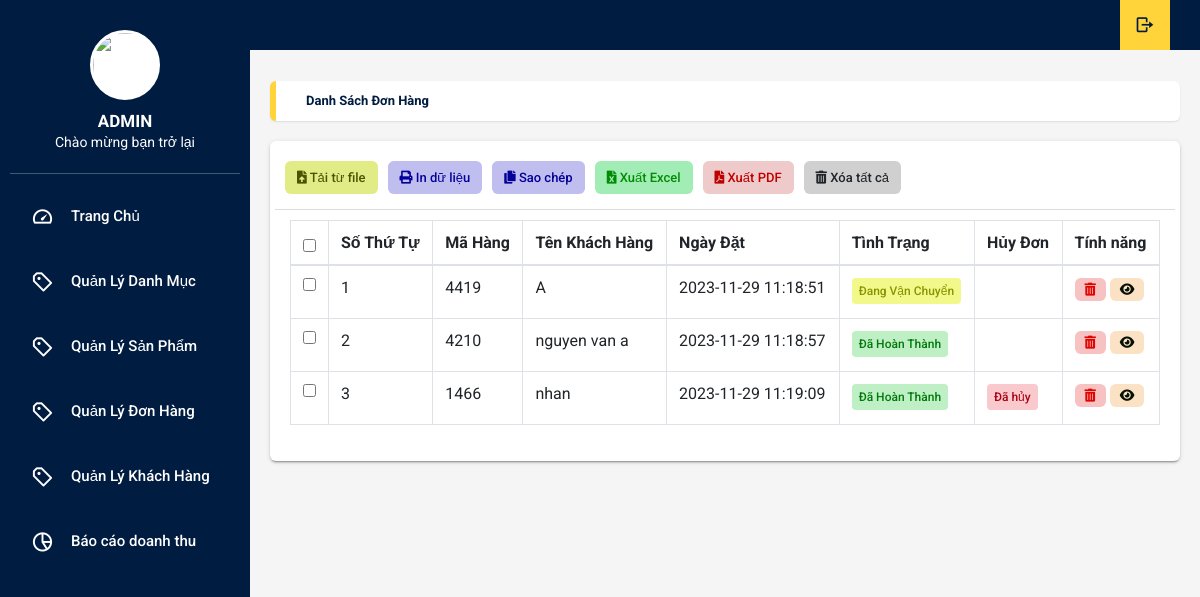
Page /admin/xulydonhang.php on the committed database.
### tables this page shows
CREATE TABLE `tbl_donhang` (
  `donhang_id` int(11) NOT NULL,
  `sanpham_id` int(11) NOT NULL,
  `soluong` int(11) NOT NULL,
  `mahang` varchar(50) NOT NULL,
  `khachhang_id` int(11) NOT NULL,
  `ngaythang` timestamp NOT NULL DEFAULT current_timestamp() ON UPDATE current_timestamp(),
  `tinhtrang` int(11) NOT NULL DEFAULT 0,
  `huydon` int(11) NOT NULL DEFAULT 0
);

CREATE TABLE `tbl_khachhang` (
  `khachhang_id` int(11) NOT NULL,
  `name` varchar(100) NOT NULL,
  `phone` varchar(50) NOT NULL,
  `address` varchar(200) NOT NULL,
  `note` text NOT NULL,
  `email` varchar(100) NOT NULL,
  `password` varchar(100) NOT NULL,
  `giaohang` int(11) NOT NULL
);

### admin/xulydonhang.php (the view, shortened to what this page needs)
<?php
include('../db/connect.php');
?>
<!DOCTYPE html>
<html lang="en">
<head>
    <link rel="stylesheet" type="text/css" href="css/main.css">
    <link rel="stylesheet" href="https://cdn.jsdelivr.net/npm/boxicons@latest/css/boxicons.min.css">
    <link rel="stylesheet" href="https://unpkg.com/boxicons@latest/css/boxicons.min.css">
    <link rel="stylesheet" type="text/css"
        href="https://cdnjs.cloudflare.com/ajax/libs/font-awesome/6.4.2/css/all.min.css">
    <link rel="stylesheet" href="https://use.fontawesome.com/releases/v5.8.2/css/all.css">
    <link rel="stylesheet" href="https://cdnjs.cloudflare.com/ajax/libs/jquery-confirm/3.3.2/jquery-confirm.min.css">
</head>
<body onload="time()" class="app sidebar-mini rtl">
    <header class="app-header">
        <ul class="app-nav">
            <li><a class="app-nav__item" href="?login=dangxuat"><i class='bx bx-log-out bx-rotate-180'></i> </a>
            </li>
        </ul>
    </header>
    <?php
    include('sidebar.php');
    ?>
    <main class="app-content">
        <div class="app-title">
            <ul class="app-breadcrumb breadcrumb side">
                <li class="breadcrumb-item active"><a href="#"><b>Danh sách đơn hàng</b></a></li>
            </ul>
        </div>
        <div class="row">
            <div class="col-md-12">
                <div class="tile">
                    <div class="tile-body">
                        <div class="row element-button">
                            <div class="col-sm-2">
                                <a class="btn btn-delete btn-sm nhap-tu-file" type="button" title="Nhập"
                                    onclick="myFunction(this)"><i class="fas fa-file-upload"></i> Tải từ file</a>
                            </div>
                            <div class="col-sm-2">
                                <a class="btn btn-delete btn-sm print-file" type="button" title="In"
                                    onclick="myApp.printTable()"><i class="fas fa-print"></i> In dữ liệu</a>
                            </div>
                            <div class="col-sm-2">
                                <a class="btn btn-delete btn-sm print-file js-textareacopybtn" type="button"
                                    title="Sao chép"><i class="fas fa-copy"></i> Sao chép</a>
                            </div>
                            <div class="col-sm-2">
                                <a class="btn btn-excel btn-sm" href="" title="In"><i class="fas fa-file-excel"></i>
                                    Xuất Excel</a>
                            </div>
                            <div class="col-sm-2">
                                <a class="btn btn-delete btn-sm pdf-file" type="button" title="In"
                                    onclick="myFunction(this)"><i class="fas fa-file-pdf"></i> Xuất PDF</a>
                            </div>
                            <div class="col-sm-2">
                                <a class="btn btn-delete btn-sm" type="button" title="Xóa" onclick="myFunction(this)"><i
                                        class="fas fa-trash-alt"></i> Xóa tất cả </a>
                            </div>
                        </div>
                        <?php
                        $sql_select = mysqli_query($con, "SELECT *FROM tbl_sanpham,tbl_khachhang,tbl_donhang WHERE tbl_donhang.sanpham_id=tbl_sanpham.sanpham_id
                        AND tbl_donhang.khachhang_id=tbl_khachhang.khachhang_id  GROUP BY mahang DESC");
                        ?>
                        <table class="table table-hover table-bordered" id="sampleTable">
                            <thead>
                                <tr>
                                    <th width="10"><input type="checkbox" id="all"></th>
                                    <th>Số Thứ Tự</th>
                                    <th>Mã Hàng</th>
                                    <th>Tên Khách Hàng</th>
                                    <th>Ngày Đặt</th>
                                    <th>Tình Trạng</th>
                                    <th>Hủy Đơn</th>
                                    <th>Tính năng</th>
                                </tr>
                            </thead>
                            <tbody>
                                <?php
                                $i = 0;
                                while ($row_donhang = mysqli_fetch_array($sql_select)) {
                                    $i++;
                                    ?>
                                    <tr>
                                        <td width="10"><input type="checkbox" name="danhmuc" value="1"></td>
                                        <td>
                                            <?php echo $i ?>
                                        </td>
                                        <td>
                                            <?php echo $row_donhang['mahang'] ?>
                                        </td>
                                        <td>
                                            <?php echo $row_donhang['name'] ?>
                                        </td>
                                        <td>
                                            <?php echo $row_donhang['ngaythang'] ?>
                                        </td>
                                        <td>
                                           <?php
                                            if($row_donhang['tinhtrang']==0)
                                            {
                                               echo '<span class="badge bg-info">Chờ xử lý</span>';
                                            }elseif($row_donhang['tinhtrang']==1)
                                            {
                                                echo '<span class="badge bg-warning">Đang Vận Chuyển</span>';
                                            }elseif($row_donhang['tinhtrang']==2)
                                            {
                                                echo '<span class="badge bg-success">Đã Hoàn Thành</span>';
                                            }
                                           ?>
                                        </td>
                                        <td>
                                            <?php
                                            if($row_donhang['huydon']==0)
                                            {
                                            }elseif($row_donhang['huydon']==1)
                                            {
                                                echo '<a href="xulydonhang.php?quanly=xemdonhang&mahang='.$row_donhang['mahang'].'&xacnhanhuy=2">
                                                <span class="badge bg-danger">Xác nhận hủy</span></a>';
                                            }else{
                                                echo ' <span class="badge bg-danger">Đã hủy</span></a>';
                                            }
                                            ?>
                                        </td>
                                        <td>
                                            <a class="btn btn-primary btn-sm trash" type="button" title="Xóa"
                                                href="?xoadonhang=<?php echo $row_donhang['mahang'] ?> ">
                                                <i class="fas fa-trash-alt"></i>
                                            </a>
                                            <a class="btn btn-primary btn-sm edit" type="button" title="Xem don hang"
                                                href="?quanly=xemdonhang&mahang=<?php echo $row_donhang['mahang'] ?> ">
                                                <i class="fa-solid fa-eye" style="color: #051104;"></i>
                                            </a>
                                        </td>
                                    </tr>
                                    <?php
                                }
                                ?>
                            </tbody>
                        </table>
                    </div>
                </div>
            </div>
        </div>
    </main>
</body>
</html>

### rows in the picture
tbl_donhang: mahang "4419", khachhang.name "A", ngaythang "2023-11-29 11:18:51", tinhtrang "Đang Vận Chuyển"
tbl_donhang: mahang "4210", khachhang.name "nguyen van a", ngaythang "2023-11-29 11:18:57", tinhtrang "Đã Hoàn Thành"
tbl_donhang: mahang "1466", khachhang.name "nhan", ngaythang "2023-11-29 11:19:09", tinhtrang "Đã Hoàn Thành", huydon "Đã hủy"
